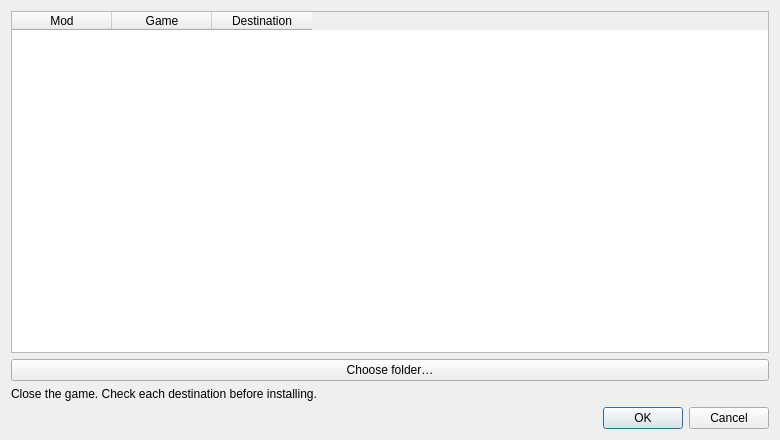
<?xml version="1.0" encoding="UTF-8"?>
<ui version="4.0">
 <class>InstallDialog</class>
 <widget class="QDialog" name="InstallDialog">
  <property name="windowTitle">
   <string>Install downloaded mods</string>
  </property>
  <property name="geometry">
   <rect>
    <x>0</x>
    <y>0</y>
    <width>780</width>
    <height>440</height>
   </rect>
  </property>
  <layout class="QVBoxLayout" name="layout" stretch="1,0,0,0">
   <item>
    <widget class="QTableWidget" name="table">
     <property name="alternatingRowColors">
      <bool>true</bool>
     </property>
     <property name="showGrid">
      <bool>false</bool>
     </property>
     <property name="wordWrap">
      <bool>false</bool>
     </property>
     <property name="selectionBehavior">
      <enum>QAbstractItemView::SelectRows</enum>
     </property>
     <property name="selectionMode">
      <enum>QAbstractItemView::ExtendedSelection</enum>
     </property>
     <column>
      <property name="text">
       <string>Mod</string>
      </property>
     </column>
     <column>
      <property name="text">
       <string>Game</string>
      </property>
     </column>
     <column>
      <property name="text">
       <string>Destination</string>
      </property>
     </column>
     <attribute name="verticalHeaderVisible">
      <bool>false</bool>
     </attribute>
     <attribute name="verticalHeaderDefaultSectionSize">
      <number>28</number>
     </attribute>
    </widget>
   </item>
   <item>
    <widget class="QPushButton" name="browse">
     <property name="text">
      <string>Choose folder…</string>
     </property>
    </widget>
   </item>
   <item>
    <widget class="QLabel" name="note">
     <property name="text">
      <string>Close the game. Check each destination before installing.</string>
     </property>
     <property name="wordWrap">
      <bool>true</bool>
     </property>
     <property name="textFormat">
      <enum>Qt::PlainText</enum>
     </property>
    </widget>
   </item>
   <item>
    <widget class="QDialogButtonBox" name="buttons">
     <property name="standardButtons">
      <set>QDialogButtonBox::Ok|QDialogButtonBox::Cancel</set>
     </property>
    </widget>
   </item>
  </layout>
 </widget>
 <resources />
 <connections />
</ui>
